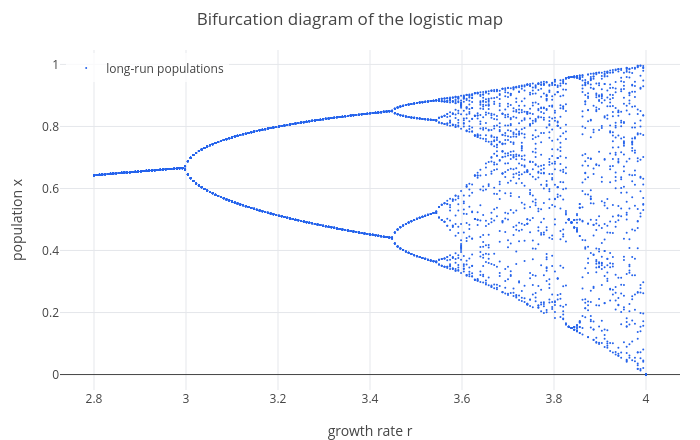

This figure's notebook cell:
### Markdown cell above
## 3. The bifurcation diagram

To see all growth rates at once, for each $r$ run the map for a while until it has settled, then plot the next values
it visits. `orbitdata(rule, x, x0, r, r0, r1, nr, skip, keep)` does exactly that:

| argument | here | meaning |
|---|---|---|
| `rule` | `r*x*(1 - x)` | the map, in $x$ and the parameter $r$ |
| `x`, `x0` | `x`, `0.5` | the variable and its starting value |
| `r`, `r0`, `r1`, `nr` | `r`, `2.8`, `4`, `200` | the parameter, from 2.8 to 4 in 200 steps |
| `skip` | `500` | steps thrown away while the orbit settles |
| `keep` | `25` | steps kept and plotted |

It returns a table with one row $[r, x]$ per kept point (computed with decimals, which is fast). In the plot, across is
the growth rate $r$, up are the populations visited in the long run:

### Code cell
B = orbitdata(r*x*(1 - x), x, 0.5, r, 2.8, 4, 200, 500, 25);
size(B)
labels(title(legend(scatter(B, [r x]), "long-run populations"), "Bifurcation diagram of the logistic map"), "growth rate r", "population x")

### Figure 1 — Plotly figure (JSON) as saved in the notebook; plotly's stock layout.template omitted (floating-point values rounded to 4 significant figures; data arrays with more than 128 entries replaced by an {"elided": "..."} marker saying what was removed)
{"data": [{"marker": {"color": "#2563eb", "size": 2}, "mode": "markers", "name": "long-run populations", "type": "scatter", "x": {"elided": "5025 float values"}, "y": {"elided": "5025 float values"}}], "layout": {"height": 440, "legend": {"bgcolor": "rgba(255,255,255,0.8)", "x": 0.01, "xanchor": "left", "y": 0.99, "yanchor": "top"}, "margin": {"b": 50, "l": 60, "r": 20, "t": 50}, "showlegend": true, "title": {"text": "Bifurcation diagram of the logistic map"}, "width": 700, "xaxis": {"title": {"text": "growth rate r"}, "zeroline": true}, "yaxis": {"range": [-0.04983, 1.046], "title": {"text": "population x"}, "zeroline": true}}}
